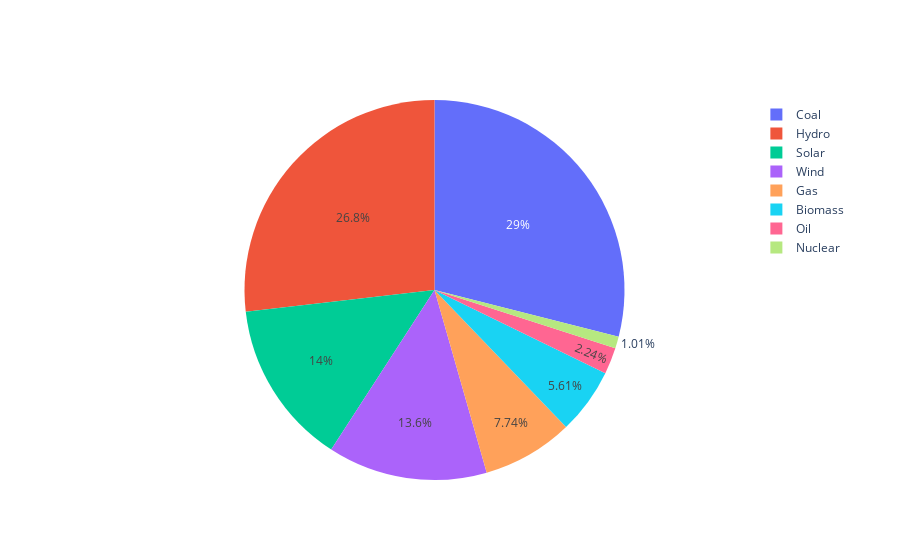

Write notebook code for a chart like this one.
### Code cell
primaryFuel=[primary_fuel_counts['Coal'],primary_fuel_counts['Hydro'],primary_fuel_counts['Solar'],
             primary_fuel_counts['Wind'],primary_fuel_counts['Gas'],primary_fuel_counts['Biomass'],
             primary_fuel_counts['Oil'],primary_fuel_counts['Nuclear']
      ]
data_label=['Coal','Hydro','Solar','Wind','Gas','Biomass','Oil','Nuclear']

primaryFuel_pieChart=go.Pie(labels=data_label,values=primaryFuel)
py.iplot([primaryFuel_pieChart])

### Figure 1 — Plotly figure (JSON) as saved in the notebook; plotly's stock layout.template omitted (floating-point values rounded to 4 significant figures)
{"data": [{"labels": ["Coal", "Hydro", "Solar", "Wind", "Gas", "Biomass", "Oil", "Nuclear"], "type": "pie", "values": [258, 239, 125, 121, 69, 50, 20, 9]}], "layout": {}}
